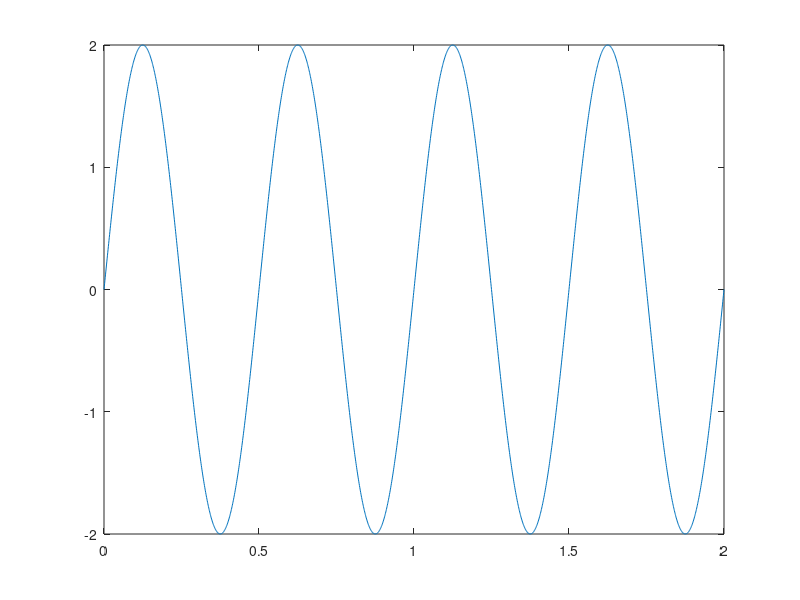

The MATLAB script that drew this image:
clear;

%% Determine o período, a frequência e o valor máximo (valor de pico) de cada um dos
% seguintes sinais periódicos. Verifique visualmente no MATLAB.

ta = 0.001;
T = 0.5; %periodo 1/frequencia

t = 0:ta:4*T;

x = 2*sin(4*pi*t);

plot(t, x);